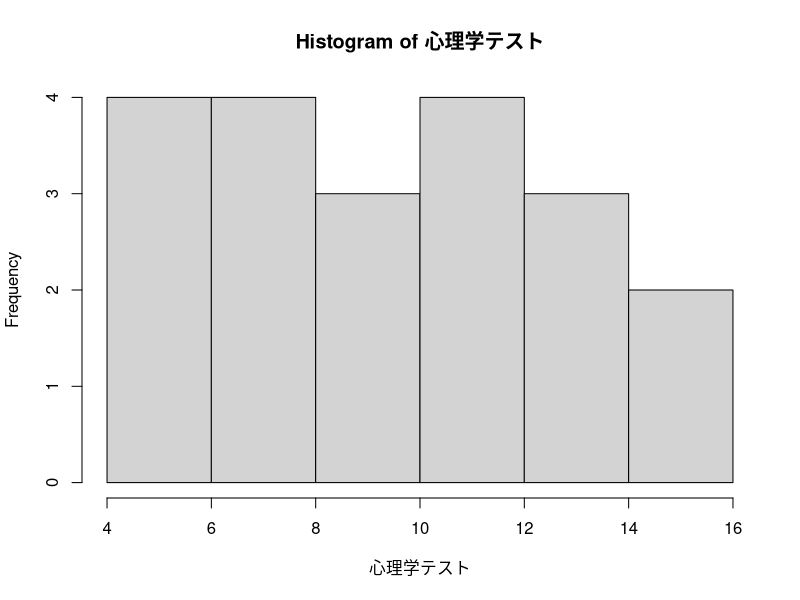

Write R code to recreate this figure.
## ---- chunk 1
指導法 <- c("C","B","B","A","B","C","A","D","D","D","A", "A","A","C","B","D","C","C","B","D")
## ---- chunk 2
table(指導法)
## ---- chunk 3
心理学テスト <- c(13,14,7,12,10,6,8,15,4,14,9,6,10,12,5,12,8,8,12,15)
## ---- chunk 4
hist(心理学テスト)
## ---- chunk 5
テストa <- c(10,13,8,15,8)
## ---- chunk 6
sum(テストa) / length(テストa)
## ---- chunk 7
mean(テストa)
## ---- chunk 8
median(テストa)
## ---- chunk 9
table(テストa)
## ---- chunk 10
テストa平均 <- mean(テストa)
テストa平均
## ---- chunk 11
平均からの偏差 <- テストa - テストa平均
平均からの偏差
## ---- chunk 12
平均からの偏差の二乗 <- 平均からの偏差^2
平均からの偏差の二乗
## ---- chunk 13
平均からの偏差の二乗和 <- sum(平均からの偏差の二乗)
平均からの偏差の二乗和
## ---- chunk 14
データ数 <- length(テストa)

分散 <- 平均からの偏差の二乗和 / データ数
分散
## ---- chunk 15
sqrt(分散)
## ---- chunk 16
var(テストa)
## ---- chunk 17
mean(abs(テストa - mean(テストa)))
## ---- chunk 18
max(テストa) - min(テストa)
## ---- chunk 19
心理学平均 <- mean(心理学テスト)
心理学平均
## ---- chunk 20
心理学標準偏差 <- sqrt(mean((心理学テスト - 心理学平均)^2))
心理学標準偏差
## ---- chunk 21
心理学z得点 <- (心理学テスト - 心理学平均) / 心理学標準偏差
心理学z得点
## ---- chunk 22
心理学z得点平均 <- mean(心理学z得点)
心理学z得点平均
## ---- chunk 23
心理学z得点標準偏差 <- sqrt(mean((心理学z得点 - 心理学z得点平均)^2))
心理学z得点標準偏差
## ---- chunk 24
心理学偏差値 <- 10 * 心理学z得点 + 50
心理学偏差値
